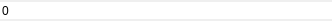
<?xml version="1.0" encoding="UTF-8"?>
<ui version="4.0">
 <class>IntegerController</class>
 <widget class="QWidget" name="IntegerController">
  <property name="geometry">
   <rect>
    <x>0</x>
    <y>0</y>
    <width>332</width>
    <height>21</height>
   </rect>
  </property>
  <property name="font">
   <font>
    <family>Segoe UI</family>
   </font>
  </property>
  <property name="windowTitle">
   <string>Form</string>
  </property>
  <layout class="QHBoxLayout" name="horizontalLayout">
   <property name="spacing">
    <number>0</number>
   </property>
   <property name="margin">
    <number>0</number>
   </property>
   <item>
    <widget class="QSpinBox" name="spinBox">
     <property name="sizePolicy">
      <sizepolicy hsizetype="MinimumExpanding" vsizetype="Fixed">
       <horstretch>0</horstretch>
       <verstretch>0</verstretch>
      </sizepolicy>
     </property>
     <property name="focusPolicy">
      <enum>Qt::StrongFocus</enum>
     </property>
     <property name="styleSheet">
      <string notr="true"/>
     </property>
     <property name="wrapping">
      <bool>false</bool>
     </property>
     <property name="frame">
      <bool>false</bool>
     </property>
     <property name="alignment">
      <set>Qt::AlignLeading|Qt::AlignLeft|Qt::AlignVCenter</set>
     </property>
     <property name="buttonSymbols">
      <enum>QAbstractSpinBox::NoButtons</enum>
     </property>
     <property name="minimum">
      <number>-10000</number>
     </property>
     <property name="maximum">
      <number>10000</number>
     </property>
    </widget>
   </item>
  </layout>
 </widget>
 <resources/>
 <connections/>
</ui>
